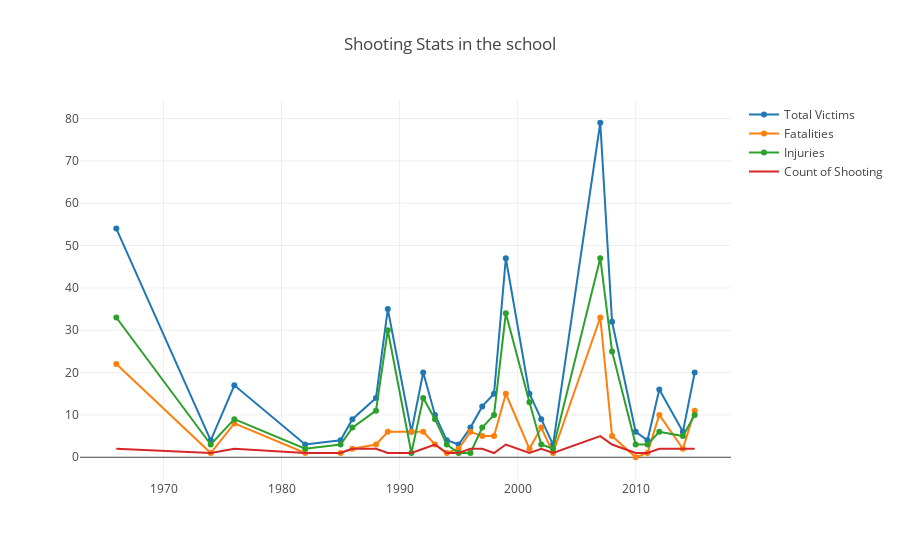

Source (notebook cell):
### Code cell
data=[trace1,trace2,trace3,trace4]
py.iplot(dict(data=data,layout=layout))

### Figure 1 — Plotly figure (JSON) as saved in the notebook; plotly's stock layout.template omitted (floating-point values rounded to 4 significant figures)
{"data": [{"mode": "lines+markers", "name": "Total Victims", "type": "scatter", "uid": "5ae1b750-2351-4e09-a51f-977a55f78415", "x": [2015, 2014, 2012, 2011, 2010, 2008, 2007, 2003, 2002, 2001, 1999, 1998, 1997, 1996, 1995, 1994, 1993, 1992, 1991, 1989, 1988, 1986, 1985, 1982, 1976, 1974, 1966], "y": [20, 6, 16, 4, 6, 32, 79, 3, 9, 15, 47, 15, 12, 7, 3, 4, 10, 20, 6, 35, 14, 9, 4, 3, 17, 4, 54]}, {"mode": "lines+markers", "name": "Fatalities", "type": "scatter", "uid": "c90a0c33-1141-4de8-b15a-7c32c3ba14e1", "x": [2015, 2014, 2012, 2011, 2010, 2008, 2007, 2003, 2002, 2001, 1999, 1998, 1997, 1996, 1995, 1994, 1993, 1992, 1991, 1989, 1988, 1986, 1985, 1982, 1976, 1974, 1966], "y": [11, 2, 10, 1, 0, 5, 33, 1, 7, 2, 15, 5, 5, 6, 2, 1, 3, 6, 6, 6, 3, 2, 1, 1, 8, 1, 22]}, {"mode": "lines+markers", "name": "Injuries", "type": "scatter", "uid": "ab852c2e-572b-4c7b-99f1-36dd1a208be0", "x": [2015, 2014, 2012, 2011, 2010, 2008, 2007, 2003, 2002, 2001, 1999, 1998, 1997, 1996, 1995, 1994, 1993, 1992, 1991, 1989, 1988, 1986, 1985, 1982, 1976, 1974, 1966], "y": [10, 5, 6, 3, 3, 25, 47, 2, 3, 13, 34, 10, 7, 1, 1, 3, 9, 14, 1, 30, 11, 7, 3, 2, 9, 3, 33]}, {"mode": "lines", "name": "Count of Shooting", "type": "scatter", "uid": "2e81ccca-7b8b-40c5-b835-2a08e8ee8b69", "x": [2015, 2014, 2012, 2011, 2010, 2008, 2007, 2003, 2002, 2001, 1999, 1998, 1997, 1996, 1995, 1994, 1993, 1992, 1991, 1989, 1988, 1986, 1985, 1982, 1976, 1974, 1966], "y": [2, 2, 2, 1, 1, 3, 5, 1, 2, 1, 3, 1, 2, 2, 1, 1, 3, 2, 1, 1, 2, 2, 1, 1, 2, 1, 2]}], "layout": {"title": {"text": "Shooting Stats in the school"}}}
